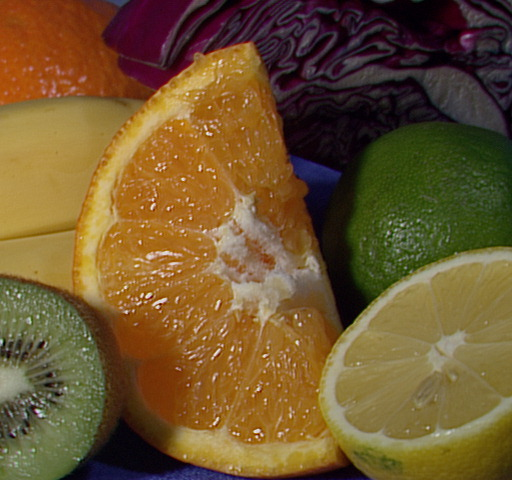
//> input picture data/fruits.jpg, 512 x 480 px
$ ./main ../data/fruits.jpg   (built with g++ and OpenCV 4)
//> lines starting //> are read from the running program, lines starting //| are printed output that depends on the picture; after the words box and inside, x2 and y2 are one past the last pixel; in counts of white or black regions, pixels touching at a corner belong together
// A small OpenCV batch job: load the bundled sample image, run a classic
// edge-detection pipeline over it, write the results, print a summary.
//
//   app [input-image] [output-dir]
//
// Defaults: INPUT_IMAGE (env) or data/fruits.jpg, and OUTPUT_DIR (env) or out/.
// Exits 0 on success, non-zero when the image cannot be read or the pipeline
// produces nothing - so the container's exit code is the job's result.

#include <opencv2/core.hpp>
#include <opencv2/imgcodecs.hpp>
#include <opencv2/imgproc.hpp>

#include <cstdlib>
#include <filesystem>
#include <iostream>
#include <string>
#include <vector>

static std::string arg_or_env(int argc, char** argv, int i, const char* env, const char* fallback)
{
    if (argc > i)
        return argv[i];
    if (const char* v = std::getenv(env); v && *v)
        return v;
    return fallback;
}

int main(int argc, char** argv)
{
    const std::string input = arg_or_env(argc, argv, 1, "INPUT_IMAGE", "data/fruits.jpg");
    const std::filesystem::path outdir = arg_or_env(argc, argv, 2, "OUTPUT_DIR", "out");

    std::cout << "OpenCV " << CV_VERSION << "\n";

    cv::Mat image = cv::imread(input, cv::IMREAD_COLOR);
//> image is the input picture: 480 rows x 512 cols, CV_8UC3; mean B, G, R 46.2, 85.6, 110.8
    if (image.empty()) {
        std::cerr << "error: could not read image '" << input << "'\n";
        return 1;
    }
    std::cout << "input:    " << input << " (" << image.cols << "x" << image.rows << ", "
              << image.channels() << " channels)\n";
//| input:    ../data/fruits.jpg (512x480, 3 channels)

    // grayscale -> blur -> Canny edges -> external contours
    cv::Mat gray, blurred, edges;
    cv::cvtColor(image, gray, cv::COLOR_BGR2GRAY);
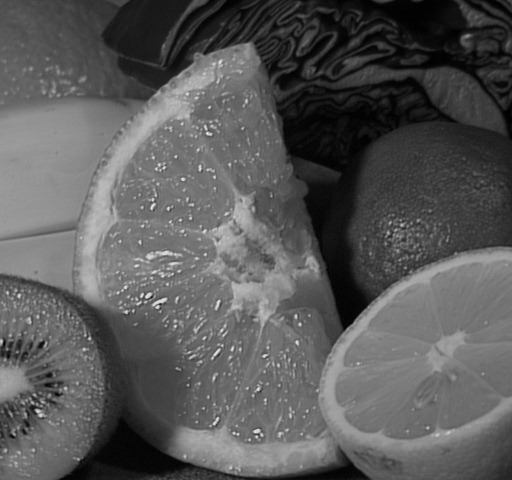
//> gray: 480 rows x 512 cols, CV_8UC1; min 0, max 238, mean 88.7
    cv::GaussianBlur(gray, blurred, cv::Size(5, 5), 1.5);
    cv::Canny(blurred, edges, 50, 150);
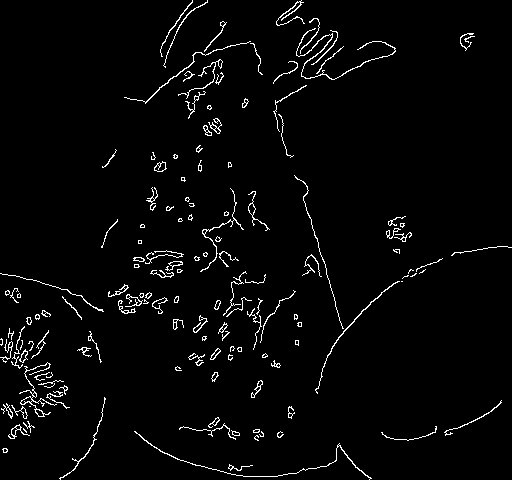
//> edges: 480 rows x 512 cols, CV_8UC1; 2.9% white in thin lines or dots

    std::vector<std::vector<cv::Point>> contours;
    cv::findContours(edges, contours, cv::RETR_EXTERNAL, cv::CHAIN_APPROX_SIMPLE);
//> contours = 146 contours, 97 with area under 20; largest, box (x1, y1, x2, y2) and area: (19, 362, 57, 417) 144, (296, 28, 396, 80) 89, (154, 161, 167, 172) 80, (248, 191, 270, 231) 72, (315, 281, 400, 394) 68

    cv::Mat annotated = image.clone();
    cv::drawContours(annotated, contours, -1, cv::Scalar(0, 255, 0), 2);
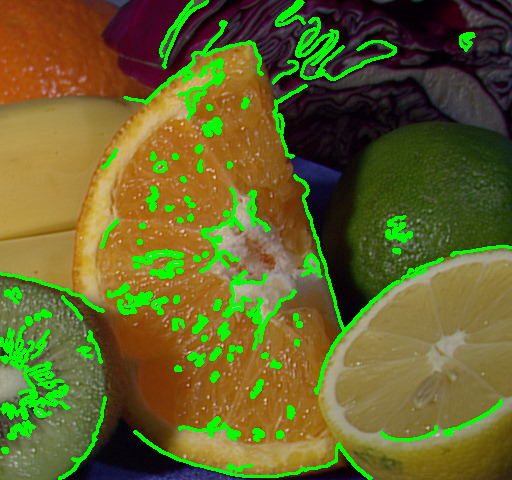
//> annotated: 480 rows x 512 cols, CV_8UC3; 8.78% of pixels changed, all inside (x1, y1, x2, y2) = (0, 0, 512, 480)

    const cv::Scalar mean = cv::mean(image);
//> mean = Scalar(46.23, 85.62, 110.8)
    const int edge_pixels = cv::countNonZero(edges);
//> edge_pixels = 7029

    std::filesystem::create_directories(outdir);
    const auto edges_path = (outdir / "edges.png").string();
    const auto contours_path = (outdir / "contours.png").string();
    if (!cv::imwrite(edges_path, edges) || !cv::imwrite(contours_path, annotated)) {
        std::cerr << "error: could not write results to '" << outdir.string() << "'\n";
        return 1;
    }

    std::cout << "mean BGR: (" << mean[0] << ", " << mean[1] << ", " << mean[2] << ")\n"
              << "edges:    " << edge_pixels << " pixels ("
              << (100.0 * edge_pixels / (edges.rows * edges.cols)) << "%)\n"
              << "contours: " << contours.size() << "\n"
              << "wrote:    " << edges_path << ", " << contours_path << "\n";
//| mean BGR: (46.2301, 85.6164, 110.814)
//| edges:    7029 pixels (2.86011%)
//| contours: 146
//| wrote:    out/edges.png, out/contours.png

    if (edge_pixels == 0 || contours.empty()) {
        std::cerr << "error: the pipeline found no edges\n";
        return 2;
    }
    return 0;
}
